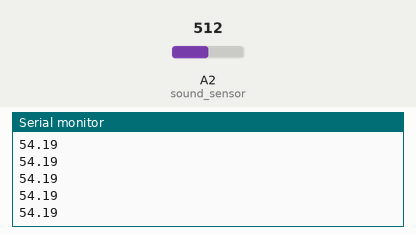
This sketch was run on a simulated Arduino Uno, built with avr-gcc and run on an emulated ATmega328P. Shown: the last lines printed to the serial monitor. The inputs (shaded band) are chosen by the test bench; at power-on: A2 (sound_sensor) = 512.

Above: at 1.2 s.
1.3 s: A2 (sound_sensor) set to 0
At 1.9 s:
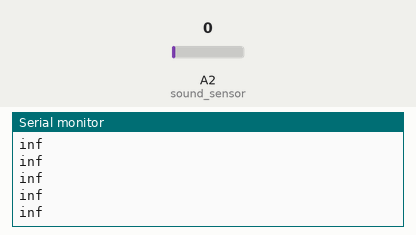
3.2 s: A2 (sound_sensor) set to 42
At 4.1 s:
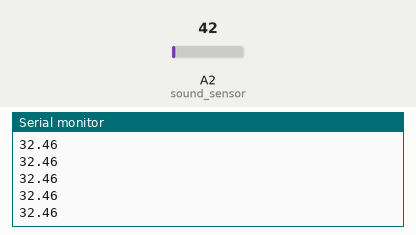
Timing chart, 0 to 6.2 s (numbered marks = the images above; inputs shaded):
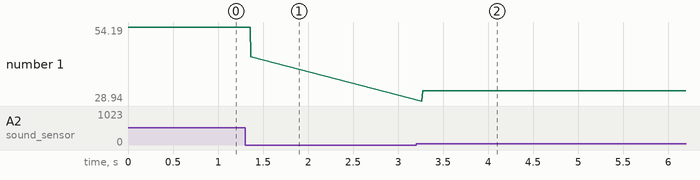

Measured:
- after the input at 1.3 s, the serial monitor: prints a new line after 0.07 s (image 1)
- after the input at 3.2 s, the serial monitor: prints a new line after 0.07 s (image 2)
- plotted number 1: 54.19 → 44.08 after the input at 1.3 s, 44.08 → 32 after the input at 3.2 s

The sketch:

sound.ino
```cpp
int sound_sensor = A2; //connect to sound sensor

void setup()
{
  Serial.begin(9600);
}

void loop()
{
  int soundValue = 0;

  for (int i = 0; i < 32; i++){
    soundValue += analogRead(sound_sensor);//read the sound sensor in voltages
  }

  soundValue >>= 5; //bitshift
  Serial.println(10*log10(10/6) + 20*log10(soundValue)); //print the value in serial port

  delay(1);
}
```
